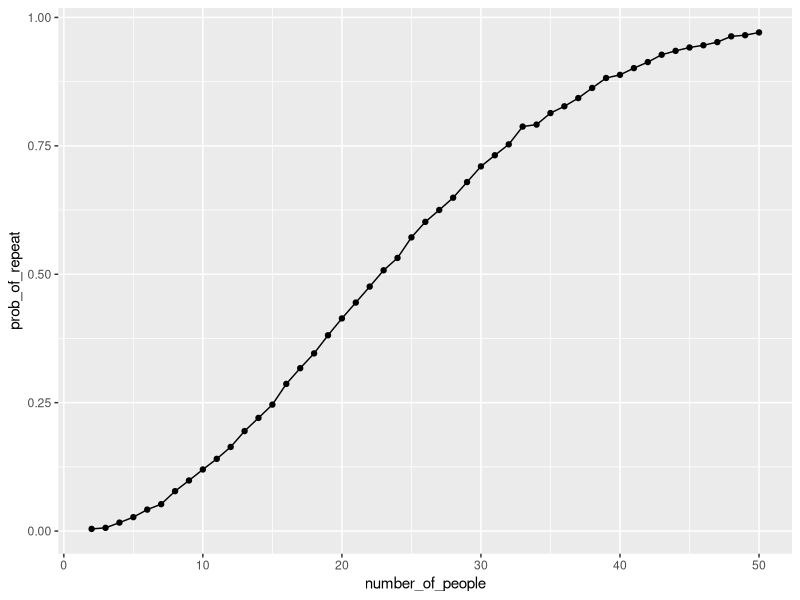

Write the R code that produced this figure.
## ---- chunk 1
library(tidyverse)
set.seed(1236)
## ---- chunk 2
birthday_repeated = function(n_room) {
  birthdays = sample(1:365, size = n_room, replace = TRUE)
  repeated_birthdays  = length(unique(birthdays)) < n_room
  return(repeated_birthdays)
}
## ---- chunk 3
birthday_results_df =
  expand_grid(
    number_of_people = 2:50,
    iter = 1:10000
  ) |> 
  mutate(
    repeated = map_lgl(number_of_people, birthday_repeated)
  )
## ---- chunk 4
birthday_results_df |> 
  group_by(number_of_people) |> 
  summarize(prob_of_repeat = mean(repeated)) |> 
  ggplot(aes(x = number_of_people, y = prob_of_repeat)) + 
  geom_point() + 
  geom_line()
